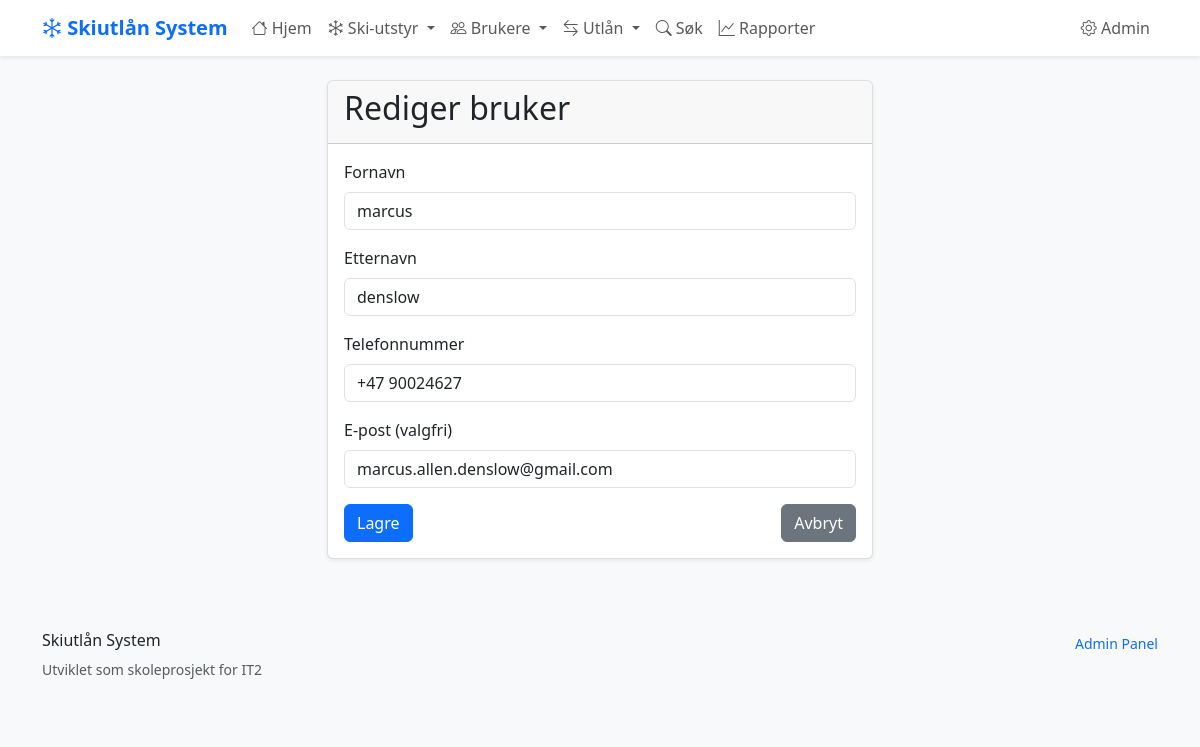
The app's page /brukere/1/rediger/ with its own data.
### skiutlan/models.py (models this page shows, shortened)
class Bruker(models.Model):
    fornavn = models.CharField(max_length=50)
    etternavn = models.CharField(max_length=50)
    telefon = models.CharField(
        max_length=15,
        unique=True,  # Hver bruker må ha unikt telefonnummer
        help_text="Telefonnummer med landkode (+47)"
    )
    epost = models.EmailField(blank=True, null=True)
    registrert = models.DateTimeField(auto_now_add=True)
    class Meta:
        verbose_name = "Bruker"
        verbose_name_plural = "Brukere"
        ordering = ['etternavn', 'fornavn']

### skiutlan/views.py (the view)
def bruker_rediger(request, bruker_id):
    bruker = get_object_or_404(Bruker, id=bruker_id)
    if request.method == 'POST':
        form = BrukerForm(request.POST, instance=bruker)
        if form.is_valid():
            try:
                bruker = form.save()
                messages.success(request, f'Bruker "{bruker.fullt_navn}" ble oppdatert!')
                return redirect('skiutlan:bruker_detalj', bruker_id=bruker.id)
            except Exception as e:
                messages.error(request, f'Feil ved lagring: {e}')
    else:
        form = BrukerForm(instance=bruker)
    context = {
        'form': form,
        'bruker': bruker,
        'action': 'Rediger bruker'
    }
    return render(request, 'skiutlan/bruker_form.html', context)

### skiutlan/forms.py (shortened to what this page needs)
class BrukerForm(forms.ModelForm):
    class Meta:
        model = Bruker
        fields = ['fornavn', 'etternavn', 'telefon', 'epost']
        widgets = {
            'fornavn': forms.TextInput(attrs={
                'class': 'form-control',
                'placeholder': 'Fornavn'
            }),
            'etternavn': forms.TextInput(attrs={
                'class': 'form-control',
                'placeholder': 'Etternavn'
            }),
            'telefon': forms.TextInput(attrs={
                'class': 'form-control',
                'placeholder': '+47 12 34 56 78'
            }),
            'epost': forms.EmailInput(attrs={
                'class': 'form-control',
                'placeholder': 'navn@example.com (valgfri)'
            }),
        }
        labels = {
            'fornavn': 'Fornavn',
            'etternavn': 'Etternavn',
            'telefon': 'Telefonnummer',
            'epost': 'E-post (valgfri)',
        }

### skiutlan/templates/skiutlan/bruker_form.html (shortened to what this page needs)
{% extends 'skiutlan/base.html' %}
{% block content %}
<div class="row justify-content-center">
    <div class="col-md-6">
        <div class="card">
            <div class="card-header">
                <h2>{{ action }}</h2>
            </div>
            <div class="card-body">
                <form method="post">
                    <div class="mb-3">
                        <label for="{{ form.fornavn.id_for_label }}" class="form-label">{{ form.fornavn.label }}</label>
                        {{ form.fornavn }}
                    </div>
                    <div class="mb-3">
                        <label for="{{ form.etternavn.id_for_label }}" class="form-label">{{ form.etternavn.label }}</label>
                        {{ form.etternavn }}
                    </div>
                    <div class="mb-3">
                        <label for="{{ form.telefon.id_for_label }}" class="form-label">{{ form.telefon.label }}</label>
                        {{ form.telefon }}
                    </div>
                    <div class="mb-3">
                        <label for="{{ form.epost.id_for_label }}" class="form-label">{{ form.epost.label }}</label>
                        {{ form.epost }}
                    </div>
                    <div class="d-flex justify-content-between">
                        <button type="submit" class="btn btn-primary">Lagre</button>
                        <a href="{% if bruker %}{% url 'skiutlan:bruker_detalj' bruker.id %}{% else %}{% url 'skiutlan:bruker_liste' %}{% endif %}" class="btn btn-secondary">Avbryt</a>
                    </div>
                </form>
            </div>
        </div>
    </div>
</div>
{% endblock %}

### skiutlan/templates/skiutlan/base.html (style rules this page uses)
:root { --primary-color: #0d6efd; --secondary-color: #6c757d; --success-color: #198754; --warning-color: #ffc107; --danger-color: #dc3545; }
body { font-family: 'Segoe UI', Tahoma, Geneva, Verdana, sans-serif; background-color: #f8f9fa; }
.card { box-shadow: 0 0.125rem 0.25rem rgba(0, 0, 0, 0.075); border: 1px solid rgba(0, 0, 0, 0.125); }

### records on screen
Bruker: fornavn "marcus", etternavn "denslow", telefon "+47 90024627", epost "marcus.allen.denslow@gmail.com"

### other values on screen
{{ action }} "Rediger bruker"
